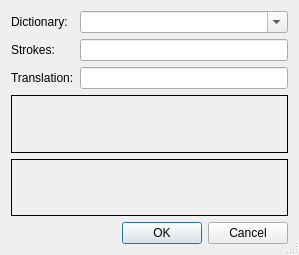
<?xml version="1.0" encoding="UTF-8"?>
<ui version="4.0">
 <class>AddTranslation</class>
 <widget class="QDialog" name="AddTranslation">
  <property name="geometry">
   <rect>
    <x>0</x>
    <y>0</y>
    <width>299</width>
    <height>255</height>
   </rect>
  </property>
  <property name="sizePolicy">
   <sizepolicy hsizetype="MinimumExpanding" vsizetype="MinimumExpanding">
    <horstretch>0</horstretch>
    <verstretch>0</verstretch>
   </sizepolicy>
  </property>
  <property name="windowTitle">
   <string>Plover: Add Translation</string>
  </property>
  <property name="sizeGripEnabled">
   <bool>true</bool>
  </property>
  <layout class="QVBoxLayout" name="verticalLayout">
   <item>
    <layout class="QFormLayout" name="formLayout">
     <item row="1" column="0">
      <widget class="QLabel" name="label">
       <property name="sizePolicy">
        <sizepolicy hsizetype="Minimum" vsizetype="Minimum">
         <horstretch>0</horstretch>
         <verstretch>0</verstretch>
        </sizepolicy>
       </property>
       <property name="text">
        <string>Strokes:</string>
       </property>
      </widget>
     </item>
     <item row="1" column="1">
      <widget class="QLineEdit" name="strokes">
       <property name="sizePolicy">
        <sizepolicy hsizetype="MinimumExpanding" vsizetype="Minimum">
         <horstretch>0</horstretch>
         <verstretch>0</verstretch>
        </sizepolicy>
       </property>
      </widget>
     </item>
     <item row="2" column="0">
      <widget class="QLabel" name="label_2">
       <property name="sizePolicy">
        <sizepolicy hsizetype="Minimum" vsizetype="Minimum">
         <horstretch>0</horstretch>
         <verstretch>0</verstretch>
        </sizepolicy>
       </property>
       <property name="text">
        <string>Translation:</string>
       </property>
      </widget>
     </item>
     <item row="2" column="1">
      <widget class="QLineEdit" name="translation">
       <property name="sizePolicy">
        <sizepolicy hsizetype="MinimumExpanding" vsizetype="Minimum">
         <horstretch>0</horstretch>
         <verstretch>0</verstretch>
        </sizepolicy>
       </property>
      </widget>
     </item>
     <item row="0" column="0">
      <widget class="QLabel" name="label_3">
       <property name="text">
        <string>Dictionary:</string>
       </property>
      </widget>
     </item>
     <item row="0" column="1">
      <widget class="QComboBox" name="dictionary">
       <property name="editable">
        <bool>true</bool>
       </property>
      </widget>
     </item>
    </layout>
   </item>
   <item>
    <widget class="QLabel" name="strokes_info">
     <property name="sizePolicy">
      <sizepolicy hsizetype="MinimumExpanding" vsizetype="MinimumExpanding">
       <horstretch>0</horstretch>
       <verstretch>0</verstretch>
      </sizepolicy>
     </property>
     <property name="frameShape">
      <enum>QFrame::Box</enum>
     </property>
     <property name="text">
      <string/>
     </property>
     <property name="wordWrap">
      <bool>true</bool>
     </property>
     <property name="textInteractionFlags">
      <set>Qt::LinksAccessibleByMouse|Qt::TextSelectableByMouse</set>
     </property>
    </widget>
   </item>
   <item>
    <widget class="QLabel" name="translation_info">
     <property name="sizePolicy">
      <sizepolicy hsizetype="MinimumExpanding" vsizetype="MinimumExpanding">
       <horstretch>0</horstretch>
       <verstretch>0</verstretch>
      </sizepolicy>
     </property>
     <property name="frameShape">
      <enum>QFrame::Box</enum>
     </property>
     <property name="text">
      <string/>
     </property>
     <property name="wordWrap">
      <bool>true</bool>
     </property>
     <property name="textInteractionFlags">
      <set>Qt::LinksAccessibleByMouse|Qt::TextSelectableByMouse</set>
     </property>
    </widget>
   </item>
   <item>
    <widget class="QDialogButtonBox" name="buttonBox">
     <property name="orientation">
      <enum>Qt::Horizontal</enum>
     </property>
     <property name="standardButtons">
      <set>QDialogButtonBox::Cancel|QDialogButtonBox::Ok</set>
     </property>
    </widget>
   </item>
  </layout>
 </widget>
 <resources/>
 <connections>
  <connection>
   <sender>buttonBox</sender>
   <signal>accepted()</signal>
   <receiver>AddTranslation</receiver>
   <slot>accept()</slot>
   <hints>
    <hint type="sourcelabel">
     <x>248</x>
     <y>254</y>
    </hint>
    <hint type="destinationlabel">
     <x>157</x>
     <y>274</y>
    </hint>
   </hints>
  </connection>
  <connection>
   <sender>buttonBox</sender>
   <signal>rejected()</signal>
   <receiver>AddTranslation</receiver>
   <slot>reject()</slot>
   <hints>
    <hint type="sourcelabel">
     <x>316</x>
     <y>260</y>
    </hint>
    <hint type="destinationlabel">
     <x>286</x>
     <y>274</y>
    </hint>
   </hints>
  </connection>
  <connection>
   <sender>strokes</sender>
   <signal>textEdited(QString)</signal>
   <receiver>AddTranslation</receiver>
   <slot>on_strokes_edited(QString)</slot>
   <hints>
    <hint type="sourcelabel">
     <x>210</x>
     <y>21</y>
    </hint>
    <hint type="destinationlabel">
     <x>168</x>
     <y>98</y>
    </hint>
   </hints>
  </connection>
  <connection>
   <sender>translation</sender>
   <signal>textEdited(QString)</signal>
   <receiver>AddTranslation</receiver>
   <slot>on_translation_edited(QString)</slot>
   <hints>
    <hint type="sourcelabel">
     <x>210</x>
     <y>49</y>
    </hint>
    <hint type="destinationlabel">
     <x>168</x>
     <y>98</y>
    </hint>
   </hints>
  </connection>
 </connections>
 <slots>
  <slot>on_strokes_edited(QString)</slot>
  <slot>on_translation_edited(QString)</slot>
 </slots>
</ui>
